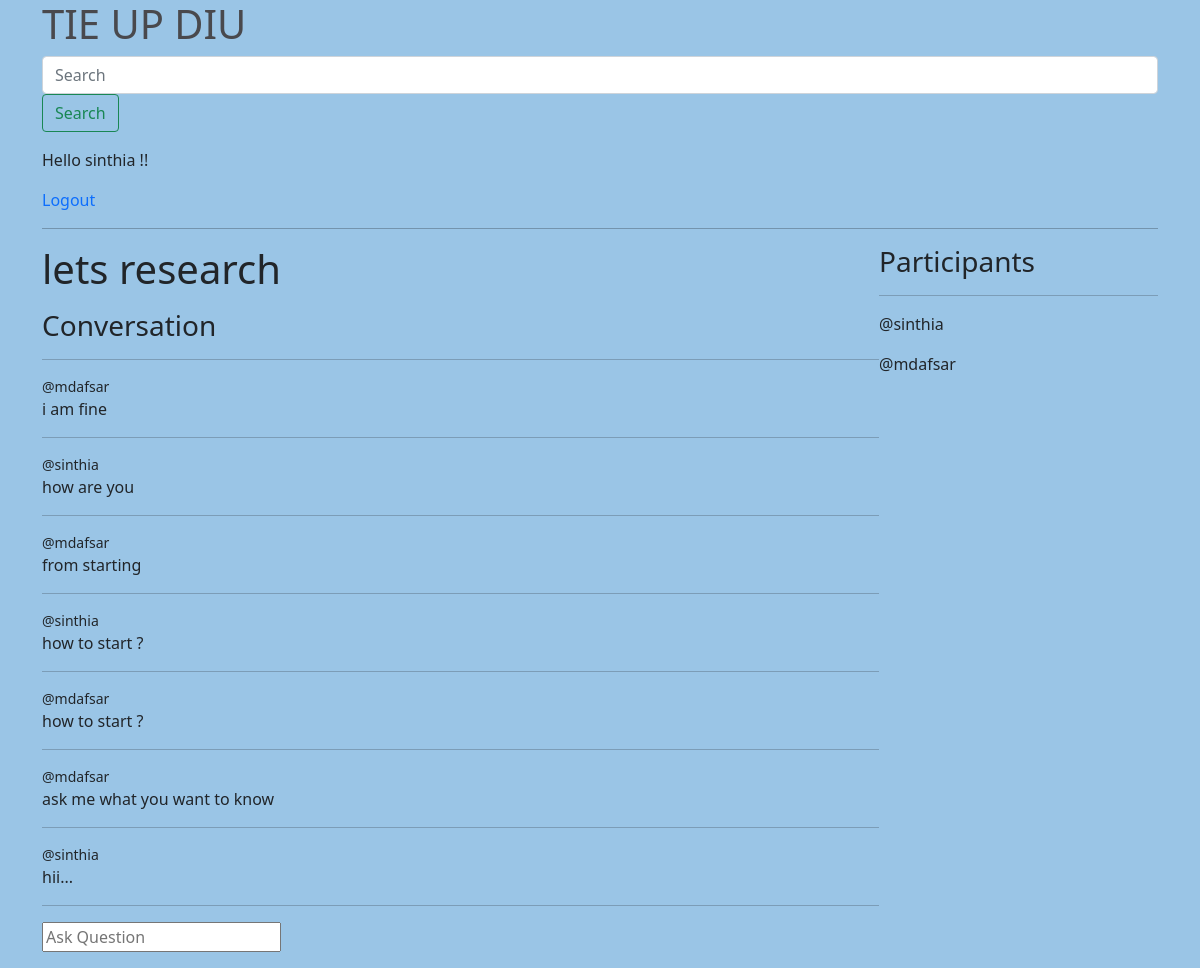
The page /room/5/ (signed in) on the database its author committed.
### base/models.py (models this page shows, shortened)
class Room(models.Model):
    host = models.ForeignKey(User, on_delete=models.SET_NULL, null=True)
    topic =models.ForeignKey(Topic, on_delete=models.SET_NULL, null=True)
    name = models.CharField(max_length=200)
    decription = models.TextField(null=True, blank=True)
    participants= models.ManyToManyField(User,related_name='participants',blank=True)
    updated = models.DateTimeField(auto_now=True)
    Created = models.DateTimeField(auto_now_add=True)
    class Meta:
     ordering = ['-updated', '-Created']

class Message(models.Model):
    user = models.ForeignKey(User, on_delete=models.CASCADE)
    room = models.ForeignKey(Room, on_delete=models.CASCADE)
    body = models.TextField()
    updated = models.DateTimeField(auto_now=True)
    Created = models.DateTimeField(auto_now_add=True)

### base/views.py (the view, shortened to what this page needs)
# urls.py: path('room/<str:pk>/', views.room, name="room"),
def room(request, pk):
    room = Room.objects.get(id=pk)
    room_messages =  room.message_set.all().order_by('-Created')
    participants = room.participants.all()
    context = {'room': room ,'room_messages': room_messages , 'participants':participants}
    return render(request, 'base/room.html', context)

### base/templates/base/room.html (shortened to what this page needs)
{% extends 'main.html' %}
{% block content %}
<div class="room-container" >
    <div>
<h1 style="text-decoration: none; "   >
       {{room.name}}
</h1>
<div class="comment-wrapper">
     <h3 style="text-decoration: none; "  >Conversation</h3>
    <hr>
     {% for message in room_messages %}
        <div>
             <small style="text-decoration: none; "   >@{{message.user}} {{message.created|timesince}}</small>
            <p>{{message.body}}</p>
            <hr  >
        </div>
    {% endfor %}
</div>
   <div class = "comment-form">
    <form method = "POST" action="">
        <input type="text" name="body" placeholder="Ask Question" />
    </form>
   </div>
    </div>
    <div>
        <h3  style="text-decoration: none; "  >Participants</h3>
         <hr>
        {% for user in participants %}
        <div>
           <p  style="text-decoration: none; "  >@{{user.username}}</p>
        </div>
        {%endfor %}
    </div>
</div>
{% endblock content %}

### templates/navbar.html
<a href = "/" style="text-decoration: none;">
<h1 style ="color: rgb(73, 73, 77);  ">TIE UP DIU</h1>
</a>
<form method="GET" action="{% url 'home' %}">
<form class="d-flex">
   <input class="form-control me-2" type="search" placeholder="Search" aria-label="Search">
   <button class="btn btn-outline-success" type="submit">Search</button>
 </form>
</form>
  {% if request.user.is_authenticated %}
<p >Hello {{request.user}} !! </p>
<a href = "{% url 'logout' %}" style="text-decoration: none; ">Logout</a>
   {% else %}
<a href="{% url 'login' %}"   style="text-decoration: none; ">Login</a>
{% endif %}
<hr style="color: black;">

### static/styles/main.css (style rules this page uses)
body { background-color: hsla(197, 54%, 69%, 0.88); }

### base/templates/base/room.html (style rules this page uses)
.room-container { display: grid; grid-template-columns : 3fr 1fr; }

### rows shown on the page
Room: name "lets research"
Message: user "mdafsar", body "i am fine"
Message: user "sinthia", body "how are you"
Message: user "mdafsar", body "from starting"
Message: user "sinthia", body "how to start ?"
Message: user "mdafsar", body "how to start ?"
Message: user "mdafsar", body "ask me what you want to know"
Message: user "sinthia", body "hii..."

### other values the page prints
{{ request.user }} "sinthia"
{{ user.username }} "sinthia"
{{ user.username }} "mdafsar"
